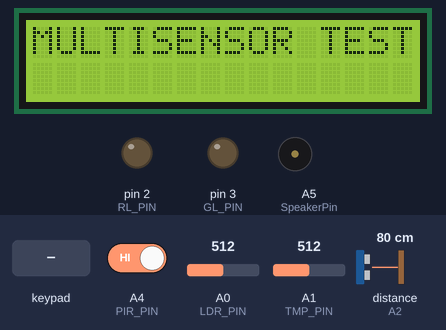
The sketch below on a simulated Arduino Uno, built with avr-gcc and run on an emulated ATmega328P. Shown: 16×2 character LCD, output pins drawn as LEDs (lit = HIGH), buzzer (waves = sounding, pin HIGH). Wiring (inferred from the names in the program): ultrasonic range finder: trigger A3; echo A2. The test bench sets the inputs (shaded band); at power-on: A4 (PIR_PIN) HIGH, A0 (LDR_PIN) = 512, A1 (TMP_PIN) = 512, distance to the obstacle (sensor on A2) 80 cm. The echo pulse lasts 58.3 µs per cm; pins used as bus, display or sensor lines are not drawn; what the sketch prints to the serial monitor is not drawn.

Above: at 1.2 s.
1.3 s: keypad keys 2 5 pressed 0.4 s apart
At 2.1 s:
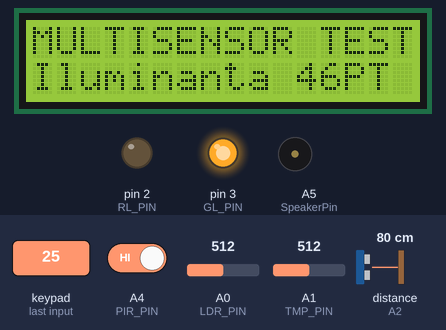
3.6 s: key '1' pressed
At 4.8 s:
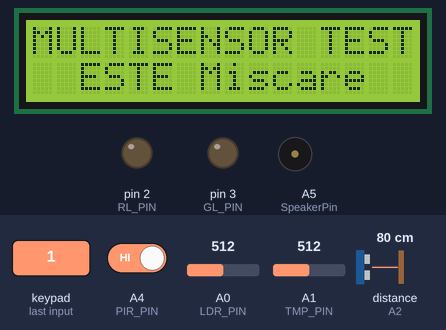
5.1 s: A4 (PIR_PIN) driven LOW
At 6.3 s:
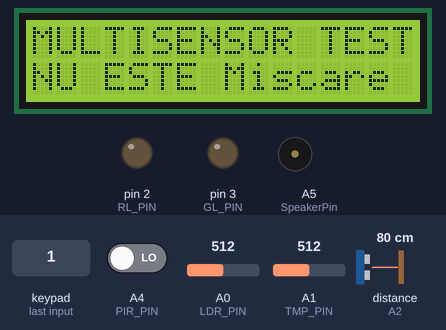
6.8 s: key '4' pressed
At 7.4 s:
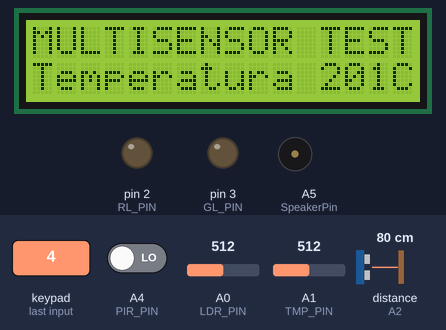
8.3 s: key '5' pressed
At 9.5 s:
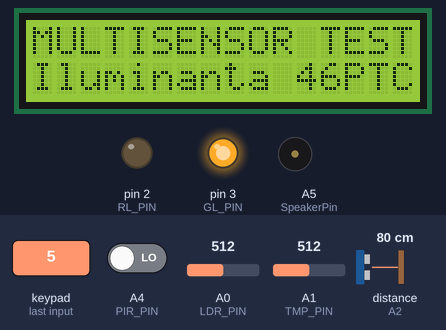
9.8 s: A0 (LDR_PIN) set to 416
12.8 s: A0 (LDR_PIN) set to 391
At 14.4 s:
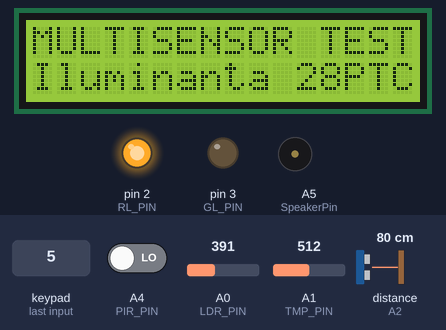
Timing chart, 0 to 15.4 s (numbered marks = the images above; inputs shaded):
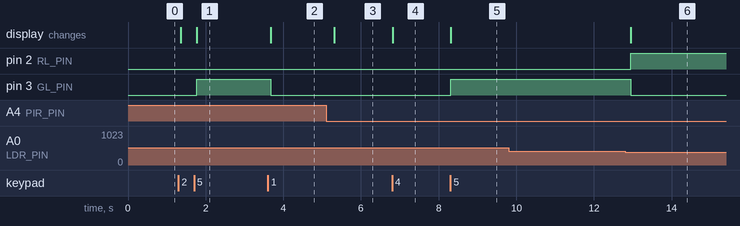

The sketch:

4_sensors_lcd_piezzo_v_21.ino
```cpp
//Faina Svetlana

/*
LCD 16x2 4 bit mode/ for display sensors values
Piezzo element for sound attention if some of sensors get max value
PIR Sensor - movment detection
UDS - Ultrasonic distance sensor - get distance from object, if moves
TMP - temperature sensor - get temperature
Photoresistor - LDR get light intesity(to do conversion in lux)

=====================================

Circuit LCD:
RS pin to DP 8
E pin to DP 9
DB4 pin to DP 10
DB5 pin to DP 11
DB6 pin to DP 12
DB7 pin to DP 13
LED+ pin to res 220 Ohm to +5V
---------------------------------------
*/
//initiem libraria pentru LCD si keypad
#include <LiquidCrystal.h>
#include <Keypad.h>

//declar variabile globale
char BUTvalue;
int ButonState = 0;
float var_Misc;
float var_Dist;
float var_Temp;
float var_Ilum;


//declaram volorile limita
int max_Dist = 290;
int minDist = 35;
int max_Temp = 40;
int minTemp = 15;
int min_Ilum = 30;
//initiem libraria cu interfata pinilor
LiquidCrystal lcd(8,9,10,11,12,13);

void setupLCD()
{
 lcd.begin(16,2);//setam numarul de colonite si rinduri
 lcd.clear();
}

//initiem keypad
const byte ROWS = 4; //four rows
const byte COLS = 4; //four columns
char keys[ROWS][COLS] = {
  {'1','2','3','A'},
  {'4','5','6','B'},
  {'7','8','9','C'},
  {'*','0','#','D'}
};

//utiliz doar 4 but (2x2)
byte rowPins[ROWS] = {7, 6}; //pini procesor pentru rinduri
byte colPins[COLS] = {5, 4}; //pini procesor pentru colonite

Keypad keypad2x2 = Keypad( makeKeymap(keys), rowPins, colPins, ROWS, COLS );

//inlocuire text in loc de HIGH 1, in loc de LOW 0
#define HIGH 1
#define LOW 0


//init R & G LEDs
#define RL_PIN 2
#define GL_PIN 3
void SetupLED(){
  pinMode (RL_PIN, OUTPUT);
  pinMode (GL_PIN, OUTPUT);
}

void RED_LED_ON(){
  digitalWrite (RL_PIN, 1);
  digitalWrite (GL_PIN, 0);
}

void GREEN_LED_ON(){
  digitalWrite (RL_PIN, 0);
  digitalWrite (GL_PIN, 1);
}

void LEDs_OFF(){
  digitalWrite (RL_PIN, 0);
  digitalWrite (GL_PIN, 0);
}

//=========Piezo (Buzzer)========//
#define SpeakerPin A5

void SetupSpeaker(){
  pinMode(SpeakerPin, OUTPUT);
}

int period = 250;//pentru perioada de redare
unsigned long time_now = 0;// pentru timp de redare

//==============================//

typedef struct Multi_Sensor
{
 float (*get) (void);//pointer
 char NumeParametru[20];//numar caractere in denumire parametru
 char NumeUnitMasura[10];//numar caractere in denumire unitate de masura
 char NumBut[2];//numar caractere buton atribuit
}
Sensor_Type;

enum {S_PIR, S_UDS, S_TMP, S_LDR, S_Nothing};
//PIR=Motion, UDS=Distance, TMP=temperatura, LDR=ligth dependent resistor

//=====PIR Driver =======//
#define PIR_PIN A4

void SetupPIR(){
  pinMode (PIR_PIN, INPUT);
}

float ReadPIR(){
  int MovState = digitalRead(PIR_PIN);// returneaza ce citeste din pin
  return MovState;// a fost TMPstate
}
//=======================//

//======UDS Driver=======//
#define UDS_TRIG_PIN A3
#define UDS_ECHO_PIN A2
//UDS_TRIG_PIN 7// A3 - tot nu merge, vezi mai jos
//UDS_ECHO_PIN 6//A2 - nu merge, se citeste 0 si frineaza tot procesul

long durata_echo;
int distanta;

void SetupUDS(){
 pinMode (UDS_TRIG_PIN, OUTPUT);//setare pin TRIG iesire
 pinMode (UDS_ECHO_PIN, INPUT);//setare pin Echo intrare
}

float CalcDistanta(){
  //un ciclu cu 1 puls de 10 mcs TRIG emis
  digitalWrite (UDS_TRIG_PIN, LOW);
  delayMicroseconds(2);
  digitalWrite (UDS_TRIG_PIN, HIGH);
  delayMicroseconds(10);
  digitalWrite (UDS_TRIG_PIN, LOW);
  //citire reflectie semnal
  durata_echo = pulseIn(UDS_ECHO_PIN, HIGH);//nu este I(i mare) ci l (l mic)
  //calculare distanta
  distanta = durata_echo*0.034/2;
  return distanta;
}
//============================//

//=========TMP Driver==========//
#define TMP_PIN A1
// ADC range
#define ADC_MIN 0
#define ADC_MAX 1023
// Voltage range
#define VOLT_MIN 0
#define VOLT_MAX 5
// Temperature range
#define TEMP_MIN -40
#define TEMP_MAX 125

//float celsius;

void SetupTMP(){
 pinMode (TMP_PIN, INPUT);// setare pin intrare
}

float CalcTemperatura(void) {
  int rawData = analogRead(TMP_PIN);
  float celsius = map(((rawData - 20) * 3.04), ADC_MIN, ADC_MAX, TEMP_MIN, TEMP_MAX);
  return celsius; //return temperature;
}
//==============================//

//===========LDR Driver==========//
#define LDR_PIN A0
#define LIGHT_MIN 10
#define LIGHT_MAX 100
#define ADC_MIN 0
#define ADC_MAX 1023
#define VOLT_MIN 0
#define VOLT_MAX 5

void SetupLDR() {
  pinMode(LDR_PIN, INPUT);//setare pin la intrare
}
// aici de gasit si de pus formula cu transmirmare in lux
float CalcLux() {
  int rawData = analogRead(LDR_PIN);
  float voltage = map(rawData, ADC_MIN, ADC_MAX, VOLT_MIN, VOLT_MAX);
  float lux = map(voltage, VOLT_MIN, VOLT_MAX, LIGHT_MIN, LIGHT_MAX);

  return lux;
}
//================================//

//====functia enumerare denumiri parametri, nume unitati de masura=====//
Sensor_Type sensorList[S_Nothing] = {//pentru ca sunt 4 sensore, al 5 este ultimul care nu-l avem
  {ReadPIR,"Miscare", "Da/Nu", '1'},
  {CalcDistanta,"Distanta","cm", '2'},
  {CalcTemperatura,"Temperatura","celsius", '4'},
  {CalcLux,"Iluminanta","lux", '5'}
 };
//=================================//

//===popularea listei cu valori, denumiri: parametri, unitati de masura
float SensorGetValue(int id) {
    if(id < S_Nothing) {
      return sensorList[id].get();
    }
}

char * SensorGetUnit(int id) {
    if(id < S_Nothing) {
      return sensorList[id].NumeUnitMasura;
    }
}

char * SensorGetParamName(int id) {
    if(id < S_Nothing) {
      return sensorList[id].NumeParametru;
    }
}

char * SensorGetButonAtribuit(int id) {
    if(id < S_Nothing) {
      return sensorList[id].NumBut;
    }

}
//================================//


void setup()
{
  //display
  Serial.begin(9600);
  setupLCD();
  SetupLED();
  //sensors
  SetupPIR();
  SetupUDS();
  SetupTMP();
  SetupLDR();
  //audio
  SetupSpeaker();
}


void loop()
{
    lcd.setCursor(0, 0);//primul rind
    lcd.print ("MULTISENSOR TEST");//

  // incerc sa schimb S_Nothing cu cifra 4, tot ok
    for(int i=0; i<S_Nothing; i++) {
    char * paramName = SensorGetParamName(i);
    Serial.print(paramName);
    Serial.print(": ");

    float value = SensorGetValue(i);
    Serial.print(value);

    char * unit = SensorGetUnit(i);
    Serial.print(" ");
    Serial.print(unit);
    Serial.print(" , ");

    char * But = SensorGetButonAtribuit(i);
    Serial.print(" ");
    Serial.print(But);
    Serial.print(" , ");

   char input = keypad2x2.getKey();
   Serial.print(input);
   BUTvalue = input;
    if (BUTvalue == '1') ButonState = 1;
    if (BUTvalue == '2') ButonState = 2;
    if (BUTvalue == '4') ButonState = 3;
    if (BUTvalue == '5') ButonState = 4;
//avem acumulate date pentru fiecare senzor
//vreau sa le scot intr-o variabila pe toate impreuna
    if (i == 0) var_Misc = value;
    if (i == 1) var_Dist = value;
    if (i == 2) var_Temp = value;
    if (i == 3) var_Ilum = value;

   Serial.println();//trece din rind nou fiecare parametru, fiecare for

    } // sfirsit for

  Serial.println();//un rind nou gol pentru despartire sfirsit ciclu for


//======= Sectiune afisare LCD========//
 lcd.setCursor(0, 1);// al doilea rind

//---afisare miscare----
 if (ButonState == 1){
   if (var_Misc) {
	lcd.print("  ESTE Miscare  ");
     RED_LED_ON();
   }else{
    lcd.print("NU ESTE Miscare ");
     GREEN_LED_ON();
   }
 }else LEDs_OFF();

//----afisade distanta----
 if (ButonState == 2){
   lcd.print(" Distanta ");
   lcd.print(round(var_Dist));
   lcd.print("cm  ");
   if(var_Dist < max_Dist && var_Dist > minDist){
     GREEN_LED_ON();
   }else RED_LED_ON();
 }else LEDs_OFF();

//-----afisare temperatura-----
  if (ButonState == 3){
   lcd.print("Temperatura ");
   lcd.print(round(var_Temp));
   lcd.print("C ");
   if(var_Temp < max_Temp && var_Temp > minTemp){
     GREEN_LED_ON();
   }else RED_LED_ON();
  }else LEDs_OFF();

//-----afisare Iluminare----- // nu am gasit formula pentru conversie in lux
  if (ButonState == 4){
   lcd.print("Iluminanta ");
   lcd.print(round(var_Ilum));
   lcd.print("PT");
    if (var_Ilum < min_Ilum){
      RED_LED_ON();
    }else GREEN_LED_ON();
  }else LEDs_OFF();

}
```

Measured:
- the behaviour switches between 410 and 409 on A0 (LDR_PIN) (found by bisection; images 5 and 6)
- after the input at 1.3 s, pin 3 (GL_PIN): LOW → HIGH after 0.47 s; the display: first changes after 0.06 s (image 1 shows a later state)
- after the input at 3.6 s, pin 3 (GL_PIN): HIGH → LOW after 0.08 s; the display: changes after 0.08 s (image 2)
- after the input at 5.1 s, the display: changes after 0.22 s (image 3)
- after the input at 6.8 s, the display: changes at once (image 4)
- after the input at 8.3 s, pin 3 (GL_PIN): LOW → HIGH at once; the display: changes at once (image 5)
- after the input at 12.8 s, pin 2 (RL_PIN): LOW → HIGH after 0.14 s; pin 3 (GL_PIN): HIGH → LOW after 0.14 s; the display: changes after 0.14 s (image 6)
